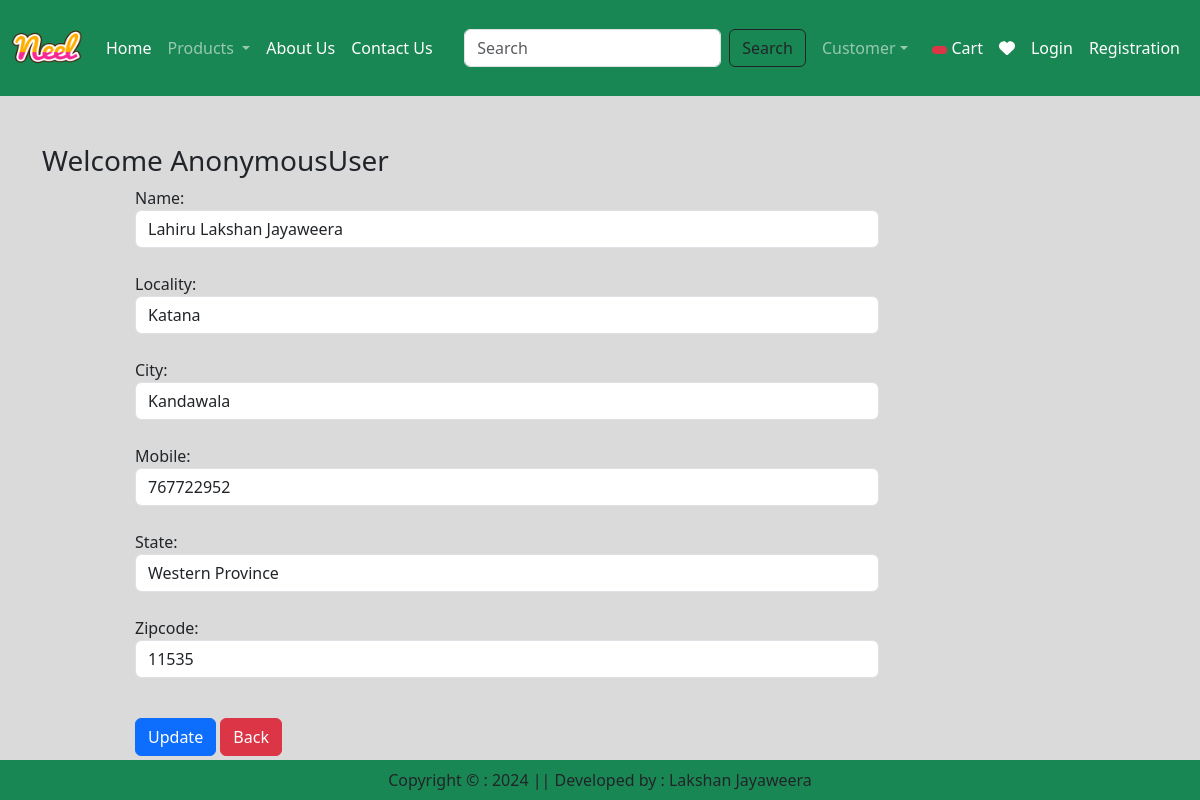
/updateAddress/13, run on the app's committed database.
### application/models.py (models this page shows, shortened)
class Customer(models.Model):
    user = models.ForeignKey(User, on_delete=models.CASCADE)
    name = models.CharField(max_length=200)
    locality = models.CharField(max_length=200)
    city = models.CharField(max_length=50)
    mobile = models.IntegerField(default=0)
    zipcode = models.IntegerField()
    state = models.CharField(choices=STATE_CHOICES, max_length=100)

### application/views.py (the view, shortened to what this page needs)
# urls.py: path('updateAddress/<int:pk>', views.updateAddress.as_view(), name='updateAddress'),
class updateAddress(View):
    def get(self,request,pk):
        add = Customer.objects.get(pk=pk)
        form = CustomerProfileForm(instance=add)
        totalitem = 0
        wishitem = 0
        if request.user.is_authenticated:
            totalitem = len(Cart.objects.filter(user=request.user))
            wishitem = len(Wishlist.objects.filter(user=request.user))
        return render(request, 'app/updateAddress.html',locals())

### application/forms.py
class CustomerProfileForm(forms.ModelForm):
    class Meta:
        model = Customer
        fields = ['name','locality','city','mobile','state','zipcode']
        widgets = {
            'name':forms.TextInput(attrs={'class':'form-control'}),
            'locality':forms.TextInput(attrs={'class':'form-control'}),
            'city':forms.TextInput(attrs={'class':'form-control'}),
            'mobile':forms.NumberInput(attrs={'class':'form-control'}),
            'state':forms.Select(attrs={'class':'form-control'}),
            'zipcode':forms.NumberInput(attrs={'class':'form-control'}),
        }

### application/templates/app/updateAddress.html (shortened to what this page needs)
{% extends "app/base.html" %}
{% load static %}
{% block main-content %}
<div class="container my-5">
    <div class="row">
        <h3>Welcome <span class="text-capitalize">{{request.user}}</span></h3>
    </div>
    <div class="col-sm-8 offset-sm-1">
        <form action="" method="post">
            {% for fm in form %}
                {{fm.label_tag}} {{fm}} <small class="text-danger">{{fm.errors|striptags}}</small><br>
            {% endfor %}
            <div class="col-12 mt-3">
                <button type="submit" class="btn btn-primary">Update</button>
                <a href="{% url 'address' %}" type='button' class="btn btn-danger">Back</a>
            </div>
        </form>
    </div>
</div>
{% endblock main-content %}

### data on the page
Customer: form "Lahiru Lakshan Jayaweera" "Katana" "Kandawala" "767722952" "Western Province" "11535"

### other printed values
{{ request.user }} "AnonymousUser"
{{ fm.label_tag }} "Name:" "Locality:" "City:" "Mobile:" "State:" "Zipcode:"
